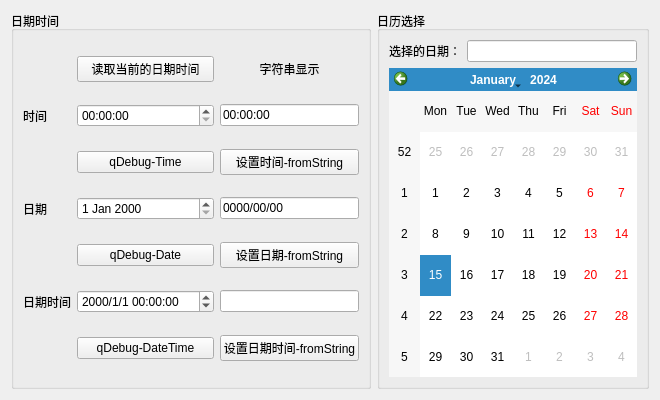
<?xml version="1.0" encoding="UTF-8"?>
<ui version="4.0">
 <class>Widget</class>
 <widget class="QWidget" name="Widget">
  <property name="geometry">
   <rect>
    <x>0</x>
    <y>0</y>
    <width>660</width>
    <height>400</height>
   </rect>
  </property>
  <property name="minimumSize">
   <size>
    <width>660</width>
    <height>400</height>
   </size>
  </property>
  <property name="maximumSize">
   <size>
    <width>660</width>
    <height>400</height>
   </size>
  </property>
  <property name="windowTitle">
   <string>Widget</string>
  </property>
  <layout class="QGridLayout" name="gridLayout_3">
   <item row="0" column="0">
    <widget class="QGroupBox" name="groupBox">
     <property name="title">
      <string>日期时间</string>
     </property>
     <layout class="QGridLayout" name="gridLayout">
      <item row="0" column="1">
       <widget class="QPushButton" name="btnCurrentDateTime">
        <property name="text">
         <string>读取当前的日期时间</string>
        </property>
       </widget>
      </item>
      <item row="0" column="2">
       <widget class="QLabel" name="label_2">
        <property name="text">
         <string>字符串显示</string>
        </property>
        <property name="alignment">
         <set>Qt::AlignCenter</set>
        </property>
       </widget>
      </item>
      <item row="1" column="0">
       <widget class="QLabel" name="label_3">
        <property name="text">
         <string>时间</string>
        </property>
       </widget>
      </item>
      <item row="1" column="1">
       <widget class="QTimeEdit" name="timeEdit">
        <property name="displayFormat">
         <string>HH:mm:ss</string>
        </property>
       </widget>
      </item>
      <item row="1" column="2">
       <widget class="QLineEdit" name="textSetTime">
        <property name="inputMask">
         <string>99:99:99;0</string>
        </property>
       </widget>
      </item>
      <item row="2" column="1">
       <widget class="QPushButton" name="btnQDebugTime">
        <property name="text">
         <string>qDebug-Time</string>
        </property>
       </widget>
      </item>
      <item row="2" column="2">
       <widget class="QPushButton" name="btnSetTimeString">
        <property name="text">
         <string>设置时间-fromString</string>
        </property>
       </widget>
      </item>
      <item row="3" column="0">
       <widget class="QLabel" name="label_4">
        <property name="text">
         <string>日期</string>
        </property>
       </widget>
      </item>
      <item row="3" column="1">
       <widget class="QDateEdit" name="dateEdit"/>
      </item>
      <item row="3" column="2">
       <widget class="QLineEdit" name="textSetDate">
        <property name="inputMask">
         <string>9999/99/99;0</string>
        </property>
       </widget>
      </item>
      <item row="4" column="1">
       <widget class="QPushButton" name="btnQDebugDate">
        <property name="text">
         <string>qDebug-Date</string>
        </property>
       </widget>
      </item>
      <item row="4" column="2">
       <widget class="QPushButton" name="btnSetDateString">
        <property name="text">
         <string>设置日期-fromString</string>
        </property>
       </widget>
      </item>
      <item row="5" column="0">
       <widget class="QLabel" name="label_5">
        <property name="text">
         <string>日期时间</string>
        </property>
       </widget>
      </item>
      <item row="5" column="1">
       <widget class="QDateTimeEdit" name="dateTimeEdit">
        <property name="displayFormat">
         <string>yyyy/M/d HH:mm:ss</string>
        </property>
       </widget>
      </item>
      <item row="5" column="2">
       <widget class="QLineEdit" name="textSetDateTime"/>
      </item>
      <item row="6" column="1">
       <widget class="QPushButton" name="btnQDebugDateTime">
        <property name="text">
         <string>qDebug-DateTime</string>
        </property>
       </widget>
      </item>
      <item row="6" column="2">
       <widget class="QPushButton" name="btnSetDateTimeString">
        <property name="text">
         <string>设置日期时间-fromString</string>
        </property>
       </widget>
      </item>
     </layout>
    </widget>
   </item>
   <item row="0" column="1">
    <widget class="QGroupBox" name="groupBox_2">
     <property name="title">
      <string>日历选择</string>
     </property>
     <layout class="QGridLayout" name="gridLayout_2">
      <item row="0" column="0">
       <widget class="QLabel" name="label">
        <property name="text">
         <string>选择的日期：</string>
        </property>
       </widget>
      </item>
      <item row="0" column="1">
       <widget class="QLineEdit" name="textDate"/>
      </item>
      <item row="1" column="0" colspan="2">
       <widget class="QCalendarWidget" name="calendarWidget"/>
      </item>
     </layout>
    </widget>
   </item>
  </layout>
 </widget>
 <resources/>
 <connections/>
</ui>
